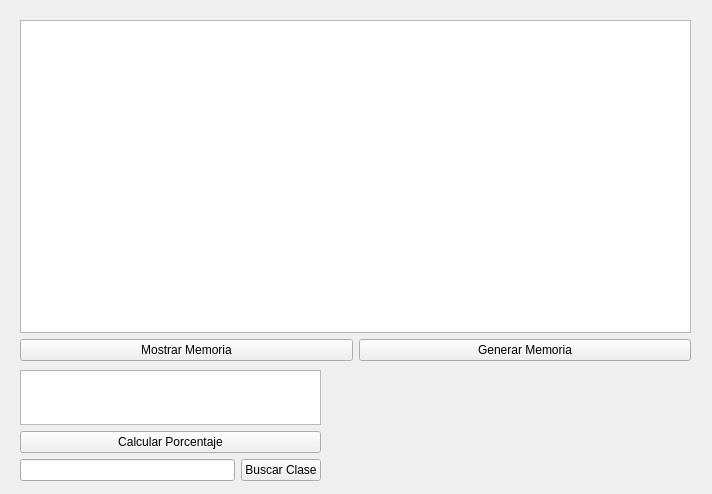
<?xml version="1.0" encoding="UTF-8"?>
<ui version="4.0">
 <class>Form</class>
 <widget class="QWidget" name="Form">
  <property name="geometry">
   <rect>
    <x>0</x>
    <y>0</y>
    <width>712</width>
    <height>494</height>
   </rect>
  </property>
  <property name="minimumSize">
   <size>
    <width>712</width>
    <height>494</height>
   </size>
  </property>
  <property name="maximumSize">
   <size>
    <width>712</width>
    <height>494</height>
   </size>
  </property>
  <property name="windowTitle">
   <string>Form</string>
  </property>
  <widget class="QWidget" name="layoutWidget">
   <property name="geometry">
    <rect>
     <x>20</x>
     <y>370</y>
     <width>301</width>
     <height>111</height>
    </rect>
   </property>
   <layout class="QVBoxLayout" name="verticalLayout">
    <item>
     <widget class="QTextBrowser" name="textBrowser"/>
    </item>
    <item>
     <widget class="QPushButton" name="pushButton_3">
      <property name="text">
       <string>Calcular Porcentaje</string>
      </property>
     </widget>
    </item>
    <item>
     <layout class="QHBoxLayout" name="horizontalLayout_2">
      <item>
       <layout class="QHBoxLayout" name="horizontalLayout_3">
        <item>
         <widget class="QLineEdit" name="lineEdit"/>
        </item>
        <item>
         <widget class="QPushButton" name="pushButton_4">
          <property name="text">
           <string>Buscar Clase</string>
          </property>
         </widget>
        </item>
       </layout>
      </item>
     </layout>
    </item>
   </layout>
  </widget>
  <widget class="QWidget" name="layoutWidget">
   <property name="geometry">
    <rect>
     <x>20</x>
     <y>20</y>
     <width>671</width>
     <height>341</height>
    </rect>
   </property>
   <layout class="QVBoxLayout" name="verticalLayout_2">
    <item>
     <widget class="QTableView" name="tableView"/>
    </item>
    <item>
     <layout class="QHBoxLayout" name="horizontalLayout">
      <item>
       <widget class="QPushButton" name="pushButton">
        <property name="text">
         <string>Mostrar Memoria</string>
        </property>
       </widget>
      </item>
      <item>
       <widget class="QPushButton" name="pushButton_2">
        <property name="text">
         <string>Generar Memoria</string>
        </property>
       </widget>
      </item>
     </layout>
    </item>
   </layout>
  </widget>
  <zorder>layoutWidget</zorder>
  <zorder>layoutWidget</zorder>
  <zorder>pushButton_3</zorder>
  <zorder>pushButton_4</zorder>
  <zorder>pushButton_3</zorder>
  <zorder>pushButton_4</zorder>
  <zorder>lineEdit</zorder>
 </widget>
 <resources/>
 <connections>
  <connection>
   <sender>pushButton</sender>
   <signal>clicked()</signal>
   <receiver>Form</receiver>
   <slot>slot1()</slot>
   <hints>
    <hint type="sourcelabel">
     <x>143</x>
     <y>344</y>
    </hint>
    <hint type="destinationlabel">
     <x>180</x>
     <y>293</y>
    </hint>
   </hints>
  </connection>
  <connection>
   <sender>pushButton_3</sender>
   <signal>clicked()</signal>
   <receiver>Form</receiver>
   <slot>slot2()</slot>
   <hints>
    <hint type="sourcelabel">
     <x>76</x>
     <y>428</y>
    </hint>
    <hint type="destinationlabel">
     <x>497</x>
     <y>274</y>
    </hint>
   </hints>
  </connection>
  <connection>
   <sender>pushButton_2</sender>
   <signal>clicked()</signal>
   <receiver>Form</receiver>
   <slot>slot3()</slot>
   <hints>
    <hint type="sourcelabel">
     <x>488</x>
     <y>346</y>
    </hint>
    <hint type="destinationlabel">
     <x>351</x>
     <y>280</y>
    </hint>
   </hints>
  </connection>
  <connection>
   <sender>pushButton_4</sender>
   <signal>clicked()</signal>
   <receiver>Form</receiver>
   <slot>slot4()</slot>
   <hints>
    <hint type="sourcelabel">
     <x>281</x>
     <y>468</y>
    </hint>
    <hint type="destinationlabel">
     <x>385</x>
     <y>465</y>
    </hint>
   </hints>
  </connection>
 </connections>
 <slots>
  <slot>slot1()</slot>
  <slot>slot2()</slot>
  <slot>slot3()</slot>
  <slot>slot4()</slot>
 </slots>
</ui>
